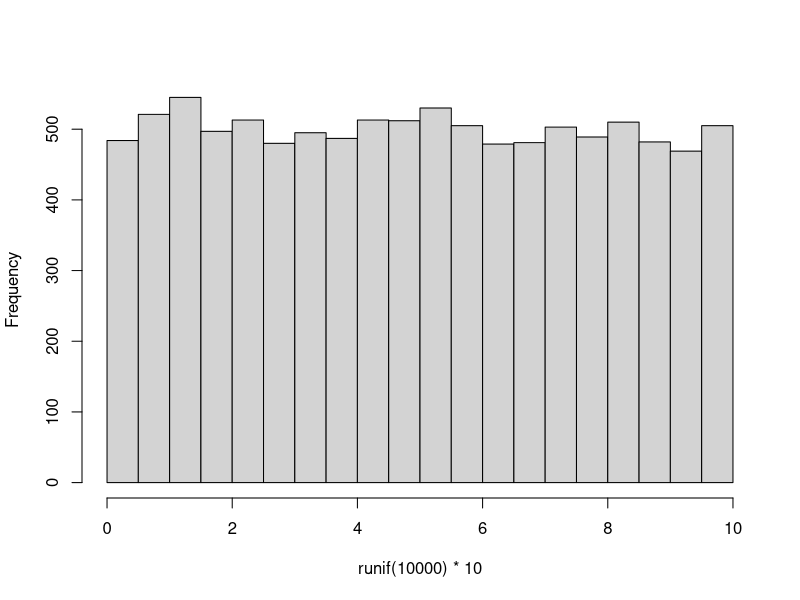
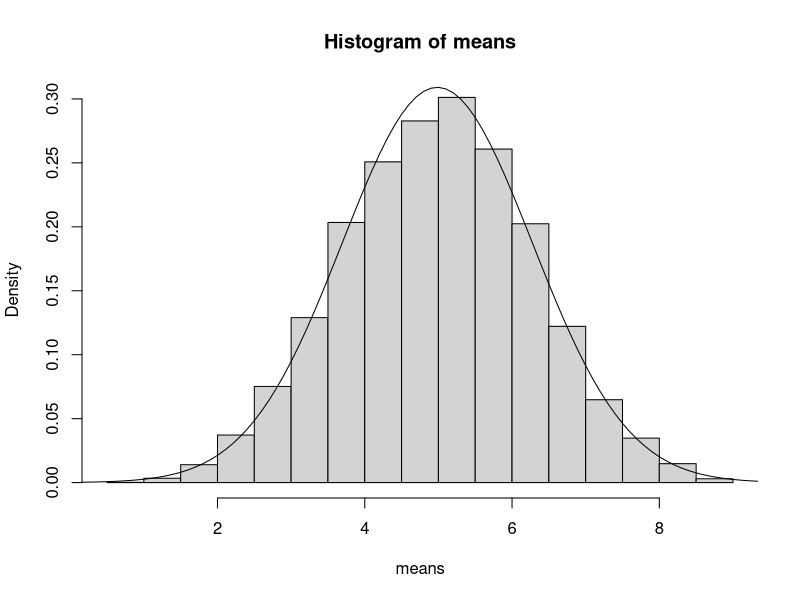

Generate these figures, in order, with R:
# Cental Limit Theorem( 1 die)
hist(runif(10000)*10,main="")
means <- numeric(10000)

for(i in 1:10000){
  means[i] <- mean(runif(5)*10)
}

hist(means,freq = FALSE)
mean(means)
sd(means)
xv <- seq(0,10,0.1)
yv <- dnorm(xv,mean=mean(means),sd=sd(means))
lines(xv,yv)